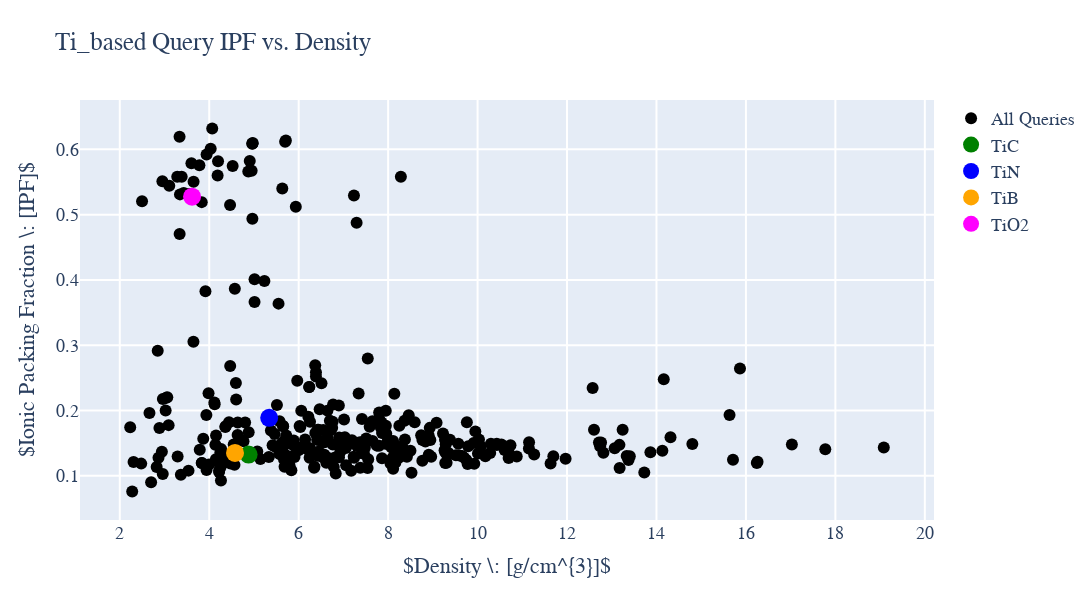

Here is the notebook cell this chart was saved with:
### Markdown cell above
### 3.3.1 Plot material properties from dataframe

### Code cell
#Layout design. Can change title, font, x/y-axis etc. Commented out pieces are height and width. For plot in browser I prefer long horizontal plots. For presentations square images may be preferred. 
#Image can be directly saved by hovering over image and clicking camera icon. 
import plotly
import plotly.graph_objs as go
from plotly.offline import iplot

layout_IPF = go.Layout(title= "Ti_based Query IPF vs. Density", hovermode= 'closest',
                   font = dict(family='Times New Roman',size=18),
                   xaxis= dict(title= '$Density \: [g/cm^{3}]$',zeroline= False, gridwidth= 2),
                   yaxis= dict(title= '$Ionic Packing Fraction \: [IPF]$',zeroline= False, gridwidth= 2),
                   height = 600,
                   width = 1200,
     showlegend= True                
)

#Scatter plot of collected data. Use df_oxide_all dataframe. df_oxide_all.Density will pull density column. Could change Density or IPF to Molar Volume or simply volume if you wanted.
trace_all = go.Scatter(x = df_oxide.Density, y = df_oxide.IPF, mode = 'markers',
                    marker=dict(size=12, color='black'), text = df_oxide.Formula, name = 'All Queries')

trace_TiC = go.Scatter(x = df_oxide[(df_oxide.Formula == 'TiC') & (df_oxide.E_above_Hull == 0)].loc[:,'Density'],
                         y = df_oxide[(df_oxide.Formula == 'TiC') & (df_oxide.E_above_Hull == 0)].loc[:,'IPF'],
                         mode = 'markers', marker=dict(size=18, color='green'), text = 'TiC', name = 'TiC')
trace_TiN = go.Scatter(x = df_oxide[(df_oxide.Formula == 'TiN') & (df_oxide.E_above_Hull == 0)].loc[:,'Density'],
                         y = df_oxide[(df_oxide.Formula == 'TiN') & (df_oxide.E_above_Hull == 0)].loc[:,'IPF'],
                         mode = 'markers', marker=dict(size=18, color='blue'), text = 'TiN', name = 'TiN')
trace_TiB = go.Scatter(x = df_oxide[(df_oxide.Formula == 'TiB') & (df_oxide.E_above_Hull == 0)].loc[:,'Density'],
                        y = df_oxide[(df_oxide.Formula == 'TiB') & (df_oxide.E_above_Hull == 0)].loc[:,'IPF'],
                        mode = 'markers', marker=dict(size=18, color='orange'), text = 'TiB', name = 'TiB')
trace_TiO2 = go.Scatter(x = df_oxide[(df_oxide.Formula == 'TiO2') & (df_oxide.E_above_Hull == 0)].loc[:,'Density'],
                        y = df_oxide[(df_oxide.Formula == 'TiO2') & (df_oxide.E_above_Hull == 0)].loc[:,'IPF'],
                        mode = 'markers', marker=dict(size=18, color='magenta'), text = 'TiO2', name = 'TiO2')

data_IPF = [trace_all,trace_TiC,trace_TiN,trace_TiB,trace_TiO2]
fig_IPF = go.Figure(data_IPF, layout=layout_IPF)
iplot(fig_IPF)

### Figure 1 — Plotly figure (JSON) as saved in the notebook; plotly's stock layout.template omitted (floating-point values rounded to 4 significant figures; data arrays with more than 128 entries replaced by an {"elided": "..."} marker saying what was removed)
{"data": [{"marker": {"color": "black", "size": 12}, "mode": "markers", "name": "All Queries", "text": {"elided": "337 str values"}, "type": "scatter", "x": {"elided": "337 float values"}, "y": {"elided": "337 float values"}}, {"marker": {"color": "green", "size": 18}, "mode": "markers", "name": "TiC", "text": "TiC", "type": "scatter", "x": [4.88], "y": [0.1325]}, {"marker": {"color": "blue", "size": 18}, "mode": "markers", "name": "TiN", "text": "TiN", "type": "scatter", "x": [5.34], "y": [0.1889]}, {"marker": {"color": "orange", "size": 18}, "mode": "markers", "name": "TiB", "text": "TiB", "type": "scatter", "x": [4.576], "y": [0.1351]}, {"marker": {"color": "magenta", "size": 18}, "mode": "markers", "name": "TiO2", "text": "TiO2", "type": "scatter", "x": [3.616], "y": [0.5275]}], "layout": {"font": {"family": "Times New Roman", "size": 18}, "height": 600, "hovermode": "closest", "showlegend": true, "title": {"text": "Ti_based Query IPF vs. Density"}, "width": 1200, "xaxis": {"gridwidth": 2, "title": {"text": "$Density \\: [g/cm^{3}]$"}, "zeroline": false}, "yaxis": {"gridwidth": 2, "title": {"text": "$Ionic Packing Fraction \\: [IPF]$"}, "zeroline": false}}}
